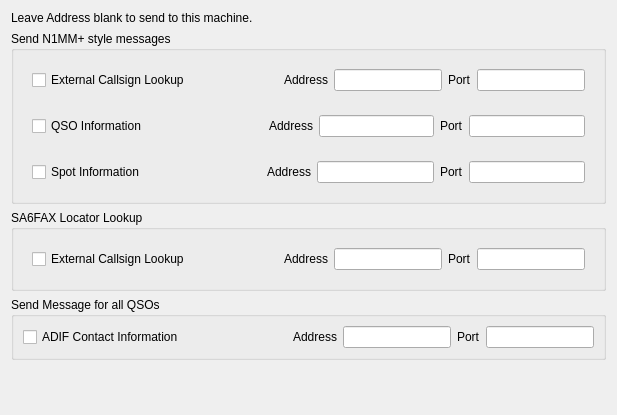
<?xml version="1.0" encoding="UTF-8"?>
<ui version="4.0">
 <class>N1MMBroadcastConfig</class>
 <widget class="QFrame" name="N1MMBroadcastConfig">
  <property name="geometry">
   <rect>
    <x>0</x>
    <y>0</y>
    <width>617</width>
    <height>415</height>
   </rect>
  </property>
  <property name="windowTitle">
   <string>Configure UDP Broadcasts</string>
  </property>
  <layout class="QVBoxLayout" name="verticalLayout_3">
   <item>
    <widget class="QLabel" name="label_4">
     <property name="text">
      <string>Leave Address blank to send to this machine.</string>
     </property>
    </widget>
   </item>
   <item>
    <widget class="QGroupBox" name="groupBox">
     <property name="title">
      <string>Send N1MM+ style messages</string>
     </property>
     <layout class="QVBoxLayout" name="verticalLayout">
      <item>
       <widget class="QFrame" name="LookupFrame">
        <layout class="QHBoxLayout" name="horizontalLayout_3">
         <item>
          <widget class="QCheckBox" name="extCSSelect">
           <property name="text">
            <string>External Callsign Lookup</string>
           </property>
          </widget>
         </item>
         <item>
          <spacer name="horizontalSpacer_2">
           <property name="orientation">
            <enum>Qt::Horizontal</enum>
           </property>
           <property name="sizeHint" stdset="0">
            <size>
             <width>40</width>
             <height>20</height>
            </size>
           </property>
          </spacer>
         </item>
         <item>
          <widget class="QLabel" name="label_6">
           <property name="text">
            <string>Address</string>
           </property>
          </widget>
         </item>
         <item>
          <widget class="QLineEdit" name="extCSAddr">
           <property name="clearButtonEnabled">
            <bool>true</bool>
           </property>
          </widget>
         </item>
         <item>
          <widget class="QLabel" name="label_2">
           <property name="text">
            <string>Port</string>
           </property>
          </widget>
         </item>
         <item>
          <widget class="QLineEdit" name="extCSPort">
           <property name="clearButtonEnabled">
            <bool>true</bool>
           </property>
          </widget>
         </item>
        </layout>
       </widget>
      </item>
      <item>
       <widget class="QFrame" name="QSOFrame">
        <layout class="QHBoxLayout" name="horizontalLayout_2">
         <item>
          <widget class="QCheckBox" name="contactsSelect">
           <property name="text">
            <string>QSO Information</string>
           </property>
          </widget>
         </item>
         <item>
          <spacer name="horizontalSpacer">
           <property name="orientation">
            <enum>Qt::Horizontal</enum>
           </property>
           <property name="sizeHint" stdset="0">
            <size>
             <width>40</width>
             <height>20</height>
            </size>
           </property>
          </spacer>
         </item>
         <item>
          <widget class="QLabel" name="label_5">
           <property name="text">
            <string>Address</string>
           </property>
          </widget>
         </item>
         <item>
          <widget class="QLineEdit" name="contactsAddr">
           <property name="clearButtonEnabled">
            <bool>true</bool>
           </property>
          </widget>
         </item>
         <item>
          <widget class="QLabel" name="label">
           <property name="text">
            <string>Port</string>
           </property>
          </widget>
         </item>
         <item>
          <widget class="QLineEdit" name="contactsPort">
           <property name="clearButtonEnabled">
            <bool>true</bool>
           </property>
          </widget>
         </item>
        </layout>
       </widget>
      </item>
      <item>
       <widget class="QFrame" name="SpotsFrame">
        <property name="frameShape">
         <enum>QFrame::NoFrame</enum>
        </property>
        <property name="frameShadow">
         <enum>QFrame::Plain</enum>
        </property>
        <layout class="QHBoxLayout" name="horizontalLayout">
         <item>
          <widget class="QCheckBox" name="spotsSelect">
           <property name="text">
            <string>Spot Information</string>
           </property>
          </widget>
         </item>
         <item>
          <spacer name="horizontalSpacer_3">
           <property name="orientation">
            <enum>Qt::Horizontal</enum>
           </property>
           <property name="sizeHint" stdset="0">
            <size>
             <width>95</width>
             <height>20</height>
            </size>
           </property>
          </spacer>
         </item>
         <item>
          <widget class="QLabel" name="label_3">
           <property name="text">
            <string>Address</string>
           </property>
          </widget>
         </item>
         <item>
          <widget class="QLineEdit" name="spotsAddr">
           <property name="clearButtonEnabled">
            <bool>true</bool>
           </property>
          </widget>
         </item>
         <item>
          <widget class="QLabel" name="label_7">
           <property name="text">
            <string>Port</string>
           </property>
          </widget>
         </item>
         <item>
          <widget class="QLineEdit" name="spotsPort">
           <property name="clearButtonEnabled">
            <bool>true</bool>
           </property>
          </widget>
         </item>
        </layout>
       </widget>
      </item>
     </layout>
    </widget>
   </item>
   <item>
    <widget class="QGroupBox" name="SA6FAXgroupBox">
     <property name="title">
      <string>SA6FAX Locator Lookup</string>
     </property>
     <layout class="QVBoxLayout" name="verticalLayout_2">
      <item>
       <widget class="QFrame" name="SA6FAXLookupFrame">
        <layout class="QHBoxLayout" name="horizontalLayout_4">
         <item>
          <widget class="QCheckBox" name="extSA6FAXCSSelect">
           <property name="text">
            <string>External Callsign Lookup</string>
           </property>
          </widget>
         </item>
         <item>
          <spacer name="horizontalSpacer_4">
           <property name="orientation">
            <enum>Qt::Horizontal</enum>
           </property>
           <property name="sizeHint" stdset="0">
            <size>
             <width>40</width>
             <height>20</height>
            </size>
           </property>
          </spacer>
         </item>
         <item>
          <widget class="QLabel" name="label_10">
           <property name="text">
            <string>Address</string>
           </property>
          </widget>
         </item>
         <item>
          <widget class="QLineEdit" name="extSA6FAXCSAddr">
           <property name="clearButtonEnabled">
            <bool>true</bool>
           </property>
          </widget>
         </item>
         <item>
          <widget class="QLabel" name="label_11">
           <property name="text">
            <string>Port</string>
           </property>
          </widget>
         </item>
         <item>
          <widget class="QLineEdit" name="extSA6FAXCSPort">
           <property name="clearButtonEnabled">
            <bool>true</bool>
           </property>
          </widget>
         </item>
        </layout>
       </widget>
      </item>
     </layout>
    </widget>
   </item>
   <item>
    <widget class="QGroupBox" name="groupBox1">
     <property name="title">
      <string>Send Message for all QSOs</string>
     </property>
     <layout class="QHBoxLayout" name="horizontalLayout_5">
      <item>
       <widget class="QCheckBox" name="ADIFSelect">
        <property name="text">
         <string>ADIF Contact Information</string>
        </property>
       </widget>
      </item>
      <item>
       <spacer name="horizontalSpacer_5">
        <property name="orientation">
         <enum>Qt::Horizontal</enum>
        </property>
        <property name="sizeHint" stdset="0">
         <size>
          <width>40</width>
          <height>20</height>
         </size>
        </property>
       </spacer>
      </item>
      <item>
       <widget class="QLabel" name="label_8">
        <property name="text">
         <string>Address</string>
        </property>
       </widget>
      </item>
      <item>
       <widget class="QLineEdit" name="ADIFAddr">
        <property name="clearButtonEnabled">
         <bool>true</bool>
        </property>
       </widget>
      </item>
      <item>
       <widget class="QLabel" name="label_9">
        <property name="text">
         <string>Port</string>
        </property>
       </widget>
      </item>
      <item>
       <widget class="QLineEdit" name="ADIFPort">
        <property name="clearButtonEnabled">
         <bool>true</bool>
        </property>
       </widget>
      </item>
     </layout>
    </widget>
   </item>
   <item>
    <spacer name="verticalSpacer">
     <property name="orientation">
      <enum>Qt::Vertical</enum>
     </property>
     <property name="sizeHint" stdset="0">
      <size>
       <width>20</width>
       <height>40</height>
      </size>
     </property>
    </spacer>
   </item>
  </layout>
 </widget>
 <resources/>
 <connections/>
</ui>
